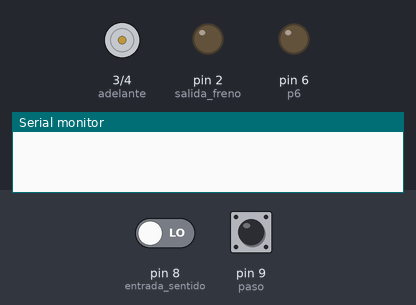
Bench run of a sketch on a simulated Arduino Uno, built with avr-gcc and run on an emulated ATmega328P. On the bench: motor-driver pin pairs drawn as motors (green arrow = first pin HIGH = forward, orange = second pin HIGH = backward, longer = more drive), output pins drawn as LEDs (lit = HIGH), the last lines printed to the serial monitor. The inputs (shaded band) are chosen by the test bench; at power-on: pin 9 (paso) HIGH, pin 8 (entrada_sentido) LOW.

Above: at 1.2 s.
1.3 s: pin 9 (paso) pulled LOW for 3.2 s
At 3.1 s:
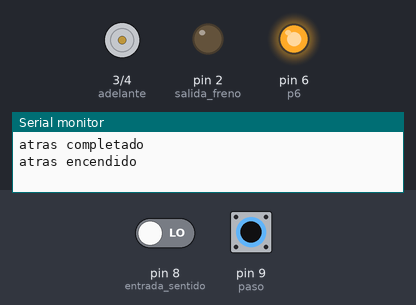
6.0 s: pin 8 (entrada_sentido) driven HIGH and pin 9 (paso) driven LOW
At 6.7 s:
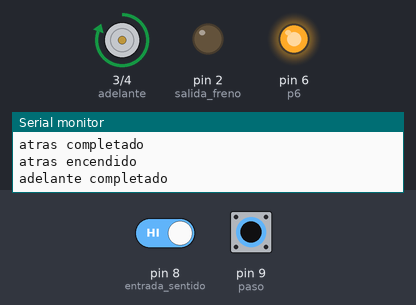
8.4 s: pin 9 (paso) driven HIGH
At 8.9 s:
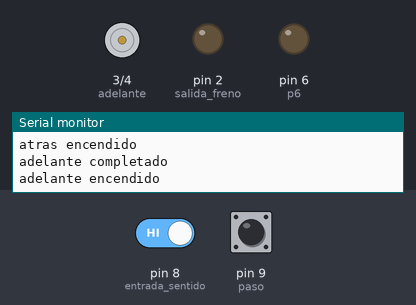
9.9 s: pin 9 (paso) driven LOW
At 12.0 s:
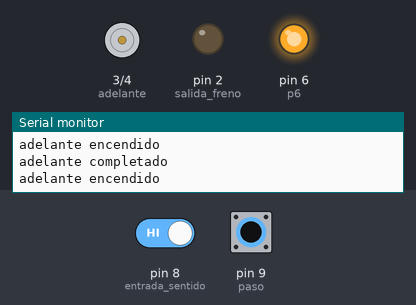
Timing chart, 0 to 13.4 s (numbered marks = the images above; inputs shaded):
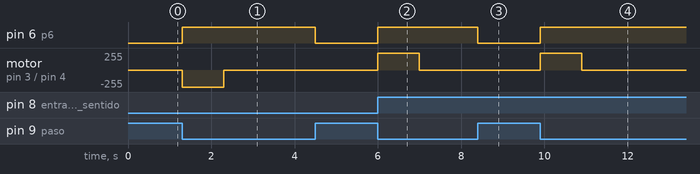

The sketch:

shit.ino
```cpp
/*
    Name:       shit.ino
    Created:  25/11/2019 11:14:27
    Author:     Armagedon13
*/

// Define User Types below here or use a .h file
#include <Temporizador.h>
Temporizador temp;
Temporizador temp1;

//setea el freno
const int salida_freno = 2;
//setea el sentido de movimiento
const int entrada_sentido = 8;
//salida de 5v a p6
const int p6 = 6;
const int adelante = 3;
const int atras = 4;
const int paso = 9;
int seleccion = 0;
int contador;

// Define Function Prototypes that use User Types below here or use a .h file
//


// Define Functions below here or use other .ino or cpp files
//

// The setup() function runs once each time the micro-controller starts
void setup()
{
  Serial.begin(9600);
  pinMode(salida_freno, OUTPUT);
  pinMode(entrada_sentido, INPUT);
  pinMode(p6, OUTPUT);
  pinMode(adelante, OUTPUT);
  pinMode(atras, OUTPUT);
  pinMode(paso, INPUT_PULLUP);

  temp.temporizar(0, 0, 0, 1, 0);
  temp1.temporizar(0, 0, 0, 1, 0);
}

// Add the main program code into the continuous loop() function
void loop()
{
  int sentido = digitalRead(entrada_sentido);
  int p6_estado = digitalRead(p6);
  int paso_estado = digitalRead(paso);

  if (sentido == HIGH && paso_estado == LOW && contador == 0) {
	  digitalWrite(adelante, HIGH);
	  //digitalWrite(atras, LOW);
	  Serial.println("adelante completado");
	  digitalWrite(p6, HIGH);
	  contador = 1;
	  temp.temporizar(0, 0, 0, 1, 0);

  }
  if (sentido==LOW && paso_estado == LOW && contador == 0) {
	  //digitalWrite(adelante, LOW);
	  digitalWrite(atras, HIGH);
	  Serial.println("atras completado");
	  digitalWrite(p6, HIGH);
	  contador = 2;
	  temp1.temporizar(0, 0, 0, 1, 0);
  }
  if (paso_estado == HIGH) {
	  digitalWrite(adelante, LOW);
	  digitalWrite(atras, LOW);
	  digitalWrite(p6, LOW);
	  contador = 0;


  }
  if (contador == 1) {
	  if(temp.completado()) {
		  digitalWrite(adelante, LOW);
		  Serial.println("adelante encendido");
		  contador = 3;
	  }
  }
  if (contador == 2) {
		  if (temp1.completado()) {
			  digitalWrite(atras, LOW);
			  Serial.println("atras encendido");
			  contador = 3;
		  }

  }
  //Serial.println(paso_estado);
}
```

Measured:
- after the input at 1.3 s, pin 6 (p6): LOW → HIGH at once, → LOW 3.2 s later; motor on pin 3 (adelante) / pin 4 (atras): stopped → backward 255/255 at once, → stopped 1.0 s later
- after the input at 6.0 s, pin 6 (p6): LOW → HIGH at once; motor on pin 3 (adelante) / pin 4 (atras): stopped → forward 255/255 at once, → stopped 1.0 s later
- after the input at 8.4 s, pin 6 (p6): HIGH → LOW at once
- after the input at 9.9 s, pin 6 (p6): LOW → HIGH at once; motor on pin 3 (adelante) / pin 4 (atras): stopped → forward 255/255 at once, → stopped 1.0 s later
